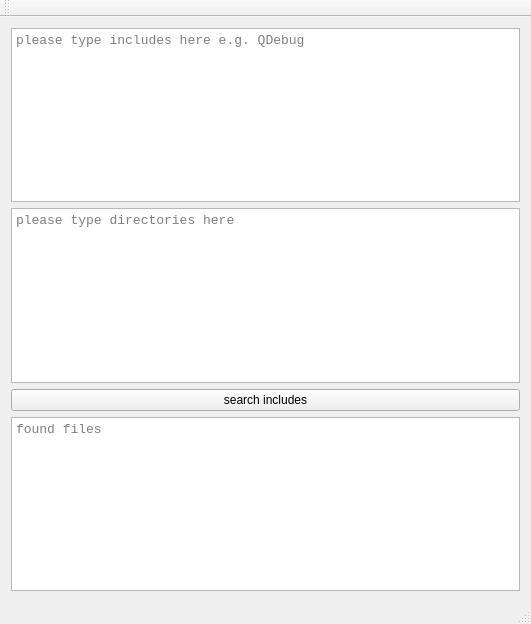
<?xml version="1.0" encoding="UTF-8"?>
<ui version="4.0">
 <class>MainWindow</class>
 <widget class="QMainWindow" name="MainWindow">
  <property name="geometry">
   <rect>
    <x>0</x>
    <y>0</y>
    <width>531</width>
    <height>624</height>
   </rect>
  </property>
  <property name="windowTitle">
   <string>MainWindow</string>
  </property>
  <widget class="QWidget" name="centralWidget">
   <layout class="QVBoxLayout" name="verticalLayout">
    <item>
     <widget class="QPlainTextEdit" name="plainTextEditIncludes">
      <property name="font">
       <font>
        <family>Courier New</family>
        <pointsize>10</pointsize>
       </font>
      </property>
      <property name="placeholderText">
       <string>please type includes here e.g. QDebug</string>
      </property>
     </widget>
    </item>
    <item>
     <widget class="QPlainTextEdit" name="plainTextEditDirectories">
      <property name="font">
       <font>
        <family>Courier New</family>
        <pointsize>10</pointsize>
       </font>
      </property>
      <property name="placeholderText">
       <string>please type directories here</string>
      </property>
     </widget>
    </item>
    <item>
     <widget class="QPushButton" name="pushButtonSearch">
      <property name="text">
       <string>search includes</string>
      </property>
     </widget>
    </item>
    <item>
     <widget class="QPlainTextEdit" name="plainTextEditOuput">
      <property name="font">
       <font>
        <family>Courier New</family>
        <pointsize>10</pointsize>
       </font>
      </property>
      <property name="placeholderText">
       <string>found files</string>
      </property>
     </widget>
    </item>
   </layout>
  </widget>
  <widget class="QMenuBar" name="menuBar">
   <property name="geometry">
    <rect>
     <x>0</x>
     <y>0</y>
     <width>531</width>
     <height>21</height>
    </rect>
   </property>
  </widget>
  <widget class="QToolBar" name="mainToolBar">
   <attribute name="toolBarArea">
    <enum>TopToolBarArea</enum>
   </attribute>
   <attribute name="toolBarBreak">
    <bool>false</bool>
   </attribute>
  </widget>
  <widget class="QStatusBar" name="statusBar"/>
 </widget>
 <layoutdefault spacing="6" margin="11"/>
 <resources/>
 <connections/>
</ui>
